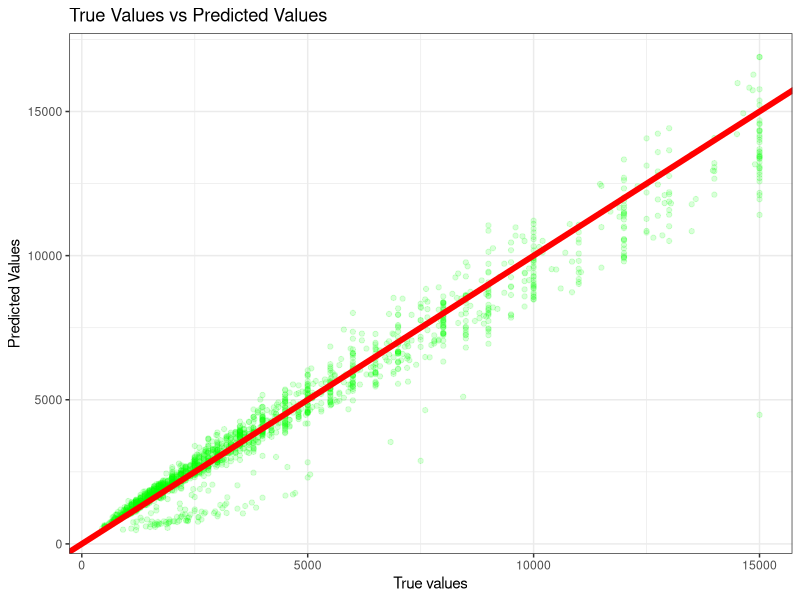

Source code (R):
## ---- chunk 1
library(glmnet) # create model
library(caret) # ml library
library(tidyverse) # common libraries
## ---- chunk 2
df<-read.csv("rent-amount-clear-preprocesing.csv")
## ---- chunk 3
attach(df)
## ---- chunk 4
set.seed(2018) # random state

training.ids<-createDataPartition(rent.amount,p=0.7,list = F)

train_data<-df[training.ids,] # select train data index
test_data<-df[-training.ids,] # select test data index
## ---- chunk 5
X_train<- train_data %>% select(-rent.amount)
X_train<-as.matrix(X_train)# transform to matrix
Y_train<-train_data$rent.amount


X_test<- test_data %>% select(-rent.amount)
X_test<-as.matrix(X_test) # transform to matrix
Y_test<-test_data$rent.amount
## ---- chunk 6
lm_ridge<-glmnet(x=X_train,y=Y_train,alpha = 0.01,lambda = 0.001)
## ---- chunk 7
predict_model<-function(data){
  
  y_pred<-predict(lm_ridge,newx =data)
  y_pred<-as.vector(y_pred)
}
## ---- chunk 8
pred_train<-predict_model(X_train)
pred_test<-predict_model(X_test)
## ---- chunk 9
train_data<- train_data %>% mutate(predictions=pred_train)

test_data<- test_data %>% mutate(predictions=pred_test)
## ---- chunk 10
train_data %>% summarise(mse=RMSE(predictions,rent.amount))
## ---- chunk 11
test_data %>% summarise(mse=RMSE(predictions,rent.amount))
## ---- chunk 12
train_data %>% summarise(mse=R2(predictions,rent.amount))
## ---- chunk 13
test_data %>% summarise(mse=R2(predictions,rent.amount))
## ---- chunk 14
test_data<-test_data %>%
  
  mutate(rent.amount=exp(rent.amount)) %>%
  
  mutate(predictions=exp(predictions))
## ---- chunk 15
test_data %>% 
  ggplot(aes(x=rent.amount,y=predictions))+
  geom_point(color="green",alpha=0.15) +
  geom_abline(intercept = 0,slope = 1,color="red",lwd=2) +
  theme_bw() +
  labs(title = "True Values vs Predicted Values",
       x="True values",y="Predicted Values")
## ---- chunk 16
test_data %>% select(rent.amount,predictions) %>% head(50)
## ---- chunk 17
saveRDS(lm_ridge,"lm_ridge_rent.RDS")
